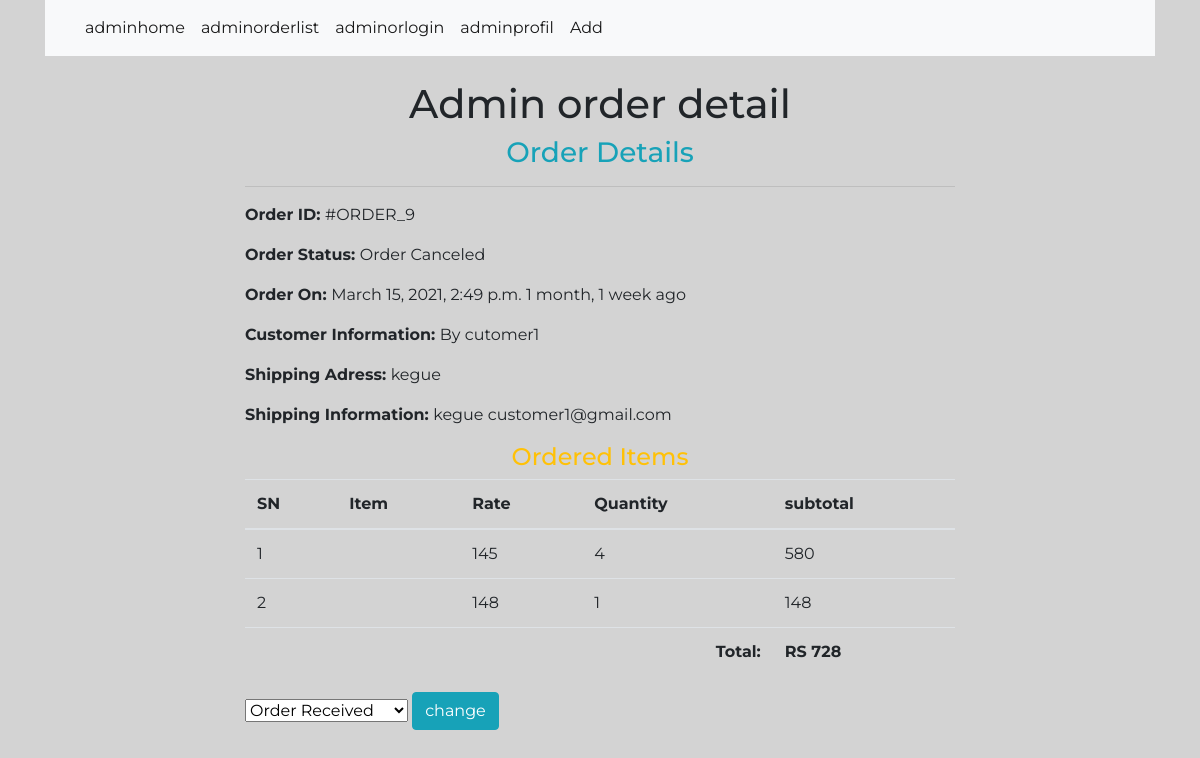
/blog/adminorderdetail/9 (signed in), run on the app's committed database.
### blog/models.py (models this page shows)
class Order(models.Model):
    cart =models.OneToOneField(Cart,on_delete = models.CASCADE)
    ordered_by =models.CharField(max_length=255)
    shipping_address =models.CharField(max_length=255)
    mobile = models.CharField(max_length=10)
    email = models.EmailField(null = True,blank = True)
    subtotal = models.PositiveIntegerField()
    discount = models.PositiveIntegerField()
    total = models.PositiveIntegerField()
    order_status = models.CharField(max_length=50,choices = ORDER_STATUS)
    createdat = models.DateTimeField(auto_now_add = True)

class CartPlat(models.Model):
    cart = models.ForeignKey( Cart ,on_delete = models.CASCADE)
    plat = models.ForeignKey( Plat ,on_delete = models.CASCADE)
    quantity = models.PositiveIntegerField()
    subtotal = models.PositiveIntegerField()
    rate = models.PositiveIntegerField()

### blog/views.py (the view)
# urls.py: path('adminorderdetail/<int:pk>',AdminOrderDetail.as_view(),name='adminorderdetail'),
class AdminOrderDetail(AdminRequireMixin,DetailView):
    template_name = "adminpages/adminorderdetail.html"
    model = Order
    context_object_name ='ord_obj'
    def get_context_data(self,**kwargs):
        context = super().get_context_data(**kwargs)
        context["allstatus"] = ORDER_STATUS
        return context

### blog/views.py (called while the page is built)
   def dispatch(self,request,*args,**kwargs):
        if request.user.is_authenticated and Admin.objects.filter(user = request.user).exists():
            pass
        else:
            return redirect("adminloginform")
        return super().dispatch(request,*args,**kwargs)

### blog/templates/adminpages/adminorderdetail.html (shortened to what this page needs)
{% extends "adminpages/base.html" %}
{% load static %}
{% block body %}
    <div class="container">
		<h1 class="text-center">Admin order detail</h1>
		<div class="row">
			<div class="col-md-8 mx-auto">
					<h3 class="text-center text-info">Order Details</h3><hr>
					<p><span class="font-weight-bold">Order ID: </span>#ORDER_{{ord_obj.id}}</p>
					<p><span class="font-weight-bold">Order Status: </span>{{ord_obj.order_status}}</p>
					<p><span class="font-weight-bold">Order On: </span>{{ord_obj.createdat}} {{ord_obj.createdat|timesince}} ago</p>
					<p><span class="font-weight-bold"> Customer Information:  </span>By {{ord_obj.ordered_by}}</p>
					<p><span class="font-weight-bold">Shipping Adress: </span>{{ord_obj.shipping_address}}</p>
					<p><span class="font-weight-bold">Shipping Information:  </span>{{ord_obj.shipping_address}} {{ord_obj.email}}</p>
					<h4 class="text-center text-warning">Ordered Items</h4>
					<table class="table">
						<thead>
							<tr>
							<th>SN</th>
							<th>Item</th>
							<th>Rate</th>
							<th>Quantity</th>
							<th>subtotal</th>
							</tr>
						</thead>
						<tbody>
							{% for cp in ord_obj.cart.cartplat_set.all %}
							<tr>
								<td>{{forloop.counter}}</td>
								<td><a target="_blank" href="{url'blog:show'cp_plat.id}"></a>{{cp.product.title}}{{cp.product.id}}</td>
								<td>{{cp.rate}}</td>
								<td>{{cp.quantity}}</td>
								<td>{{cp.subtotal}}</td>
							</tr>
							{% endfor %}
							<tr>
								<th colspan="4" class="text-right">	Total:</th>
								<th>RS {{ord_obj.total}}</th>
							</tr>
						</tbody>
					</table>
					<form action="{% url 'blog:adminorderstatuschange' ord_obj.id %}" method="POST">
						<select name="status">
							{% for i,j in allstatus %}
							<option value="{{i}}" {% if i == ord_obj.oder_status %} selected {% endif %}>{{j}}</option>
							{% endfor %}
						</select>
						<button class="btn btn-info">change</button>
					</form>
			</div>
		</div>
	</div>
{% endblock %}

### blog/templates/adminpages/base.html (style rules this page uses)
.container { font-family: 'Montserrat', sans-serif; background-color:lightgray; }

### data on the page
Order: id "9", order_status "Order Canceled", createdat "March 15, 2021, 2:49 p.m.", createdat "1 month, 1 week", ordered_by "cutomer1", shipping_address "kegue", email "customer1@gmail.com", total "728"
CartPlat: rate "145", quantity "4", subtotal "580"
CartPlat: rate "148", quantity "1", subtotal "148"

### other printed values
form field status "Order Received"
